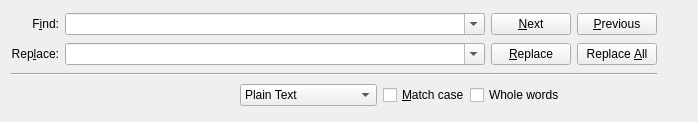
<ui version="4.0" >
 <author>Sebastian Pipping</author>
 <class>toSearchReplaceUI</class>
 <widget class="QWidget" name="toSearchReplaceUI" >
  <property name="geometry" >
   <rect>
    <x>0</x>
    <y>0</y>
    <width>698</width>
    <height>122</height>
   </rect>
  </property>
  <property name="sizePolicy" >
   <sizepolicy vsizetype="Minimum" hsizetype="Preferred" >
    <horstretch>0</horstretch>
    <verstretch>0</verstretch>
   </sizepolicy>
  </property>
  <layout class="QHBoxLayout" name="horizontalLayout_2" >
   <item>
    <layout class="QGridLayout" name="gridLayout" >
     <property name="horizontalSpacing" >
      <number>6</number>
     </property>
     <item row="0" column="0" >
      <widget class="QLabel" name="label" >
       <property name="text" >
        <string>F&amp;ind:</string>
       </property>
       <property name="alignment" >
        <set>Qt::AlignRight|Qt::AlignTrailing|Qt::AlignVCenter</set>
       </property>
       <property name="buddy" >
        <cstring>SearchText</cstring>
       </property>
      </widget>
     </item>
     <item row="0" column="1" >
      <widget class="QComboBox" name="SearchText" >
       <property name="sizePolicy" >
        <sizepolicy vsizetype="Fixed" hsizetype="Expanding" >
         <horstretch>0</horstretch>
         <verstretch>0</verstretch>
        </sizepolicy>
       </property>
       <property name="focusPolicy" >
        <enum>Qt::StrongFocus</enum>
       </property>
       <property name="toolTip" >
        <string>Text to search for</string>
       </property>
       <property name="editable" >
        <bool>true</bool>
       </property>
       <property name="maxCount" >
        <number>30</number>
       </property>
       <property name="insertPolicy" >
        <enum>QComboBox::InsertAtTop</enum>
       </property>
      </widget>
     </item>
     <item row="0" column="2" >
      <widget class="QPushButton" name="SearchNext" >
       <property name="toolTip" >
        <string>Jump to next match</string>
       </property>
       <property name="text" >
        <string>&amp;Next</string>
       </property>
      </widget>
     </item>
     <item row="0" column="3" >
      <widget class="QPushButton" name="SearchPrevious" >
       <property name="toolTip" >
        <string>Jump to previous match</string>
       </property>
       <property name="text" >
        <string>&amp;Previous</string>
       </property>
       <property name="icon" >
        <iconset>
         <normaloff>../../../</normaloff>../../../</iconset>
       </property>
      </widget>
     </item>
     <item row="1" column="0" >
      <widget class="QLabel" name="label_3" >
       <property name="text" >
        <string>Rep&amp;lace:</string>
       </property>
       <property name="alignment" >
        <set>Qt::AlignRight|Qt::AlignTrailing|Qt::AlignVCenter</set>
       </property>
       <property name="buddy" >
        <cstring>ReplaceText</cstring>
       </property>
      </widget>
     </item>
     <item row="1" column="1" >
      <widget class="QComboBox" name="ReplaceText" >
       <property name="sizePolicy" >
        <sizepolicy vsizetype="Fixed" hsizetype="Expanding" >
         <horstretch>0</horstretch>
         <verstretch>0</verstretch>
        </sizepolicy>
       </property>
       <property name="toolTip" >
        <string>Text to replace with</string>
       </property>
       <property name="editable" >
        <bool>true</bool>
       </property>
      </widget>
     </item>
     <item row="1" column="2" >
      <widget class="QPushButton" name="Replace" >
       <property name="toolTip" >
        <string>Replace next match</string>
       </property>
       <property name="text" >
        <string>&amp;Replace</string>
       </property>
      </widget>
     </item>
     <item row="1" column="3" >
      <widget class="QPushButton" name="ReplaceAll" >
       <property name="toolTip" >
        <string>Replace all matches</string>
       </property>
       <property name="text" >
        <string>Replace &amp;All</string>
       </property>
      </widget>
     </item>
     <item row="2" column="0" colspan="4" >
      <widget class="Line" name="line_2" >
       <property name="orientation" >
        <enum>Qt::Horizontal</enum>
       </property>
      </widget>
     </item>
     <item row="4" column="1" colspan="2" >
      <layout class="QHBoxLayout" name="horizontalLayout" >
       <property name="spacing" >
        <number>0</number>
       </property>
       <property name="rightMargin" >
        <number>6</number>
       </property>
       <item>
        <spacer name="horizontalSpacer" >
         <property name="orientation" >
          <enum>Qt::Horizontal</enum>
         </property>
         <property name="sizeHint" stdset="0" >
          <size>
           <width>0</width>
           <height>20</height>
          </size>
         </property>
        </spacer>
       </item>
       <item>
        <widget class="QComboBox" name="SearchMode" >
         <property name="toolTip" >
          <string>Search mode</string>
         </property>
         <property name="maxVisibleItems" >
          <number>4</number>
         </property>
         <property name="frame" >
          <bool>true</bool>
         </property>
         <item>
          <property name="text" >
           <string>Plain Text</string>
          </property>
         </item>
         <item>
          <property name="text" >
           <string>Regular Expression</string>
          </property>
         </item>
        </widget>
       </item>
       <item>
        <spacer name="horizontalSpacer_2" >
         <property name="orientation" >
          <enum>Qt::Horizontal</enum>
         </property>
         <property name="sizeType" >
          <enum>QSizePolicy::Fixed</enum>
         </property>
         <property name="sizeHint" stdset="0" >
          <size>
           <width>6</width>
           <height>20</height>
          </size>
         </property>
        </spacer>
       </item>
       <item>
        <widget class="QCheckBox" name="MatchCase" >
         <property name="toolTip" >
          <string>Case-sensitive searching</string>
         </property>
         <property name="text" >
          <string>&amp;Match case</string>
         </property>
        </widget>
       </item>
       <item>
        <widget class="QCheckBox" name="WholeWords" >
         <property name="text" >
          <string>Whole words</string>
         </property>
        </widget>
       </item>
      </layout>
     </item>
    </layout>
   </item>
   <item>
    <layout class="QVBoxLayout" name="verticalLayout_2" >
     <item>
      <widget class="QToolButton" name="hideButton" >
       <property name="text" >
        <string/>
       </property>
       <property name="autoRaise" >
        <bool>true</bool>
       </property>
      </widget>
     </item>
     <item>
      <spacer>
       <property name="orientation" >
        <enum>Qt::Vertical</enum>
       </property>
       <property name="sizeHint" stdset="0" >
        <size>
         <width>20</width>
         <height>40</height>
        </size>
       </property>
      </spacer>
     </item>
    </layout>
   </item>
  </layout>
 </widget>
 <tabstops>
  <tabstop>SearchText</tabstop>
  <tabstop>SearchNext</tabstop>
  <tabstop>SearchPrevious</tabstop>
  <tabstop>ReplaceText</tabstop>
  <tabstop>Replace</tabstop>
  <tabstop>ReplaceAll</tabstop>
  <tabstop>SearchMode</tabstop>
  <tabstop>MatchCase</tabstop>
  <tabstop>hideButton</tabstop>
 </tabstops>
 <resources/>
 <connections/>
</ui>
